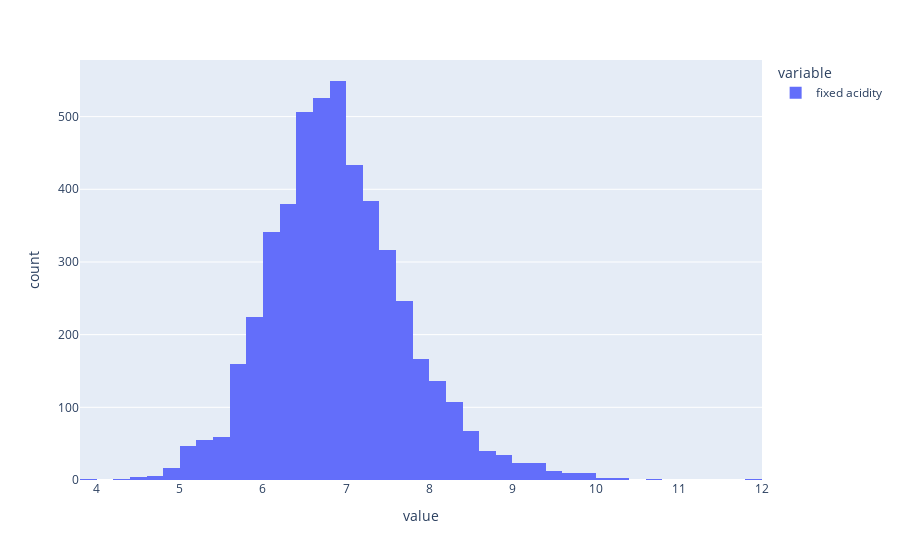

Notebook code cell kept with this figure:
### Markdown cell above
Podemos observar que a maioria dos vinhos possui uma quantidade de acidez fixa em torno de 6.8. Essa tendência é confirmada pelo pico no histograma abaixo.

### Code cell
# Criação do grafico histograma para a variável 'fixed acidity'
px.histogram(x["fixed acidity"], nbins=55).show()

### Figure 1 — Plotly figure (JSON) as saved in the notebook; plotly's stock layout.template omitted (floating-point values rounded to 4 significant figures; data arrays with more than 128 entries replaced by an {"elided": "..."} marker saying what was removed)
{"data": [{"alignmentgroup": "True", "bingroup": "x", "hovertemplate": "variable=fixed acidity<br>value=%{x}<br>count=%{y}<extra></extra>", "legendgroup": "fixed acidity", "marker": {"color": "#636efa", "pattern": {"shape": ""}}, "name": "fixed acidity", "nbinsx": 55, "offsetgroup": "fixed acidity", "orientation": "v", "showlegend": true, "type": "histogram", "x": {"elided": "4898 float values"}, "xaxis": "x", "yaxis": "y"}], "layout": {"barmode": "relative", "legend": {"title": {"text": "variable"}, "tracegroupgap": 0}, "margin": {"t": 60}, "xaxis": {"anchor": "y", "domain": [0, 1], "title": {"text": "value"}}, "yaxis": {"anchor": "x", "domain": [0, 1], "title": {"text": "count"}}}}
